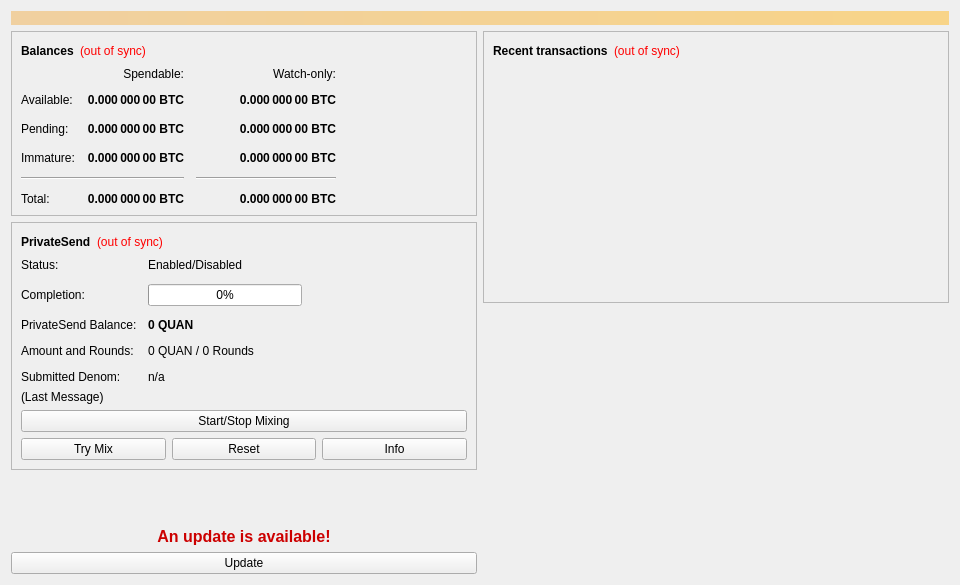
<?xml version="1.0" encoding="UTF-8"?>
<ui version="4.0">
 <class>OverviewPage</class>
 <widget class="QWidget" name="OverviewPage">
  <property name="geometry">
   <rect>
    <x>0</x>
    <y>0</y>
    <width>960</width>
    <height>585</height>
   </rect>
  </property>
  <property name="minimumSize">
   <size>
    <width>960</width>
    <height>0</height>
   </size>
  </property>
  <property name="windowTitle">
   <string>Form</string>
  </property>
  <layout class="QVBoxLayout" name="topLayout">
   <item>
    <widget class="QLabel" name="labelAlerts">
     <property name="visible">
      <bool>false</bool>
     </property>
     <property name="styleSheet">
      <string notr="true">QLabel { background-color: qlineargradient(x1: 0, y1: 0, x2: 1, y2: 0, stop:0 #F0D0A0, stop:1 #F8D488); color:#000000; }</string>
     </property>
     <property name="wordWrap">
      <bool>true</bool>
     </property>
     <property name="margin">
      <number>3</number>
     </property>
     <property name="textInteractionFlags">
      <set>Qt::TextSelectableByMouse</set>
     </property>
    </widget>
   </item>
   <item>
    <layout class="QHBoxLayout" name="horizontalLayout" stretch="1,1">
     <item>
      <layout class="QVBoxLayout" name="verticalLayout_2">
       <item>
        <widget class="QFrame" name="frame">
         <property name="frameShape">
          <enum>QFrame::StyledPanel</enum>
         </property>
         <property name="frameShadow">
          <enum>QFrame::Raised</enum>
         </property>
         <layout class="QVBoxLayout" name="verticalLayout_4">
          <item>
           <layout class="QHBoxLayout" name="horizontalLayout_4">
            <item>
             <widget class="QLabel" name="label_5">
              <property name="font">
               <font>
                <weight>75</weight>
                <bold>true</bold>
               </font>
              </property>
              <property name="text">
               <string>Balances</string>
              </property>
             </widget>
            </item>
            <item>
             <widget class="QLabel" name="labelWalletStatus">
              <property name="toolTip">
               <string>The displayed information may be out of date. Your wallet automatically synchronizes with the QuantisNet network after a connection is established, but this process has not completed yet.</string>
              </property>
              <property name="styleSheet">
               <string notr="true">QLabel { color: red; }</string>
              </property>
              <property name="text">
               <string notr="true">(out of sync)</string>
              </property>
              <property name="alignment">
               <set>Qt::AlignLeading|Qt::AlignLeft|Qt::AlignVCenter</set>
              </property>
             </widget>
            </item>
            <item>
             <spacer name="horizontalSpacer_3">
              <property name="orientation">
               <enum>Qt::Horizontal</enum>
              </property>
              <property name="sizeHint" stdset="0">
               <size>
                <width>40</width>
                <height>20</height>
               </size>
              </property>
             </spacer>
            </item>
           </layout>
          </item>
          <item>
           <layout class="QGridLayout" name="gridLayout">
            <property name="spacing">
             <number>12</number>
            </property>
            <item row="2" column="2">
             <widget class="QLabel" name="labelWatchPending">
              <property name="font">
               <font>
                <weight>75</weight>
                <bold>true</bold>
               </font>
              </property>
              <property name="cursor">
               <cursorShape>IBeamCursor</cursorShape>
              </property>
              <property name="toolTip">
               <string>Unconfirmed transactions to watch-only addresses</string>
              </property>
              <property name="text">
               <string notr="true">0.000 000 00 BTC</string>
              </property>
              <property name="alignment">
               <set>Qt::AlignRight|Qt::AlignTrailing|Qt::AlignVCenter</set>
              </property>
              <property name="textInteractionFlags">
               <set>Qt::LinksAccessibleByMouse|Qt::TextSelectableByKeyboard|Qt::TextSelectableByMouse</set>
              </property>
             </widget>
            </item>
            <item row="2" column="1">
             <widget class="QLabel" name="labelUnconfirmed">
              <property name="font">
               <font>
                <weight>75</weight>
                <bold>true</bold>
               </font>
              </property>
              <property name="cursor">
               <cursorShape>IBeamCursor</cursorShape>
              </property>
              <property name="toolTip">
               <string>Total of transactions that have yet to be confirmed, and do not yet count toward the spendable balance</string>
              </property>
              <property name="text">
               <string notr="true">0.000 000 00 BTC</string>
              </property>
              <property name="alignment">
               <set>Qt::AlignRight|Qt::AlignTrailing|Qt::AlignVCenter</set>
              </property>
              <property name="textInteractionFlags">
               <set>Qt::LinksAccessibleByMouse|Qt::TextSelectableByKeyboard|Qt::TextSelectableByMouse</set>
              </property>
             </widget>
            </item>
            <item row="3" column="2">
             <widget class="QLabel" name="labelWatchImmature">
              <property name="font">
               <font>
                <weight>75</weight>
                <bold>true</bold>
               </font>
              </property>
              <property name="cursor">
               <cursorShape>IBeamCursor</cursorShape>
              </property>
              <property name="toolTip">
               <string>Mined balance in watch-only addresses that has not yet matured</string>
              </property>
              <property name="text">
               <string notr="true">0.000 000 00 BTC</string>
              </property>
              <property name="alignment">
               <set>Qt::AlignRight|Qt::AlignTrailing|Qt::AlignVCenter</set>
              </property>
              <property name="textInteractionFlags">
               <set>Qt::LinksAccessibleByMouse|Qt::TextSelectableByKeyboard|Qt::TextSelectableByMouse</set>
              </property>
             </widget>
            </item>
            <item row="4" column="0" colspan="2">
             <widget class="Line" name="lineSpendableBalance">
              <property name="orientation">
               <enum>Qt::Horizontal</enum>
              </property>
             </widget>
            </item>
            <item row="4" column="2">
             <widget class="Line" name="lineWatchBalance">
              <property name="sizePolicy">
               <sizepolicy hsizetype="Preferred" vsizetype="Fixed">
                <horstretch>0</horstretch>
                <verstretch>0</verstretch>
               </sizepolicy>
              </property>
              <property name="minimumSize">
               <size>
                <width>140</width>
                <height>0</height>
               </size>
              </property>
              <property name="orientation">
               <enum>Qt::Horizontal</enum>
              </property>
             </widget>
            </item>
            <item row="5" column="0">
             <widget class="QLabel" name="labelTotalText">
              <property name="text">
               <string>Total:</string>
              </property>
             </widget>
            </item>
            <item row="3" column="1">
             <widget class="QLabel" name="labelImmature">
              <property name="font">
               <font>
                <weight>75</weight>
                <bold>true</bold>
               </font>
              </property>
              <property name="cursor">
               <cursorShape>IBeamCursor</cursorShape>
              </property>
              <property name="toolTip">
               <string>Mined balance that has not yet matured</string>
              </property>
              <property name="text">
               <string notr="true">0.000 000 00 BTC</string>
              </property>
              <property name="alignment">
               <set>Qt::AlignRight|Qt::AlignTrailing|Qt::AlignVCenter</set>
              </property>
              <property name="textInteractionFlags">
               <set>Qt::LinksAccessibleByMouse|Qt::TextSelectableByKeyboard|Qt::TextSelectableByMouse</set>
              </property>
             </widget>
            </item>
            <item row="2" column="3">
             <spacer name="horizontalSpacer_2">
              <property name="orientation">
               <enum>Qt::Horizontal</enum>
              </property>
              <property name="sizeHint" stdset="0">
               <size>
                <width>40</width>
                <height>20</height>
               </size>
              </property>
             </spacer>
            </item>
            <item row="3" column="0">
             <widget class="QLabel" name="labelImmatureText">
              <property name="text">
               <string>Immature:</string>
              </property>
             </widget>
            </item>
            <item row="5" column="1">
             <widget class="QLabel" name="labelTotal">
              <property name="font">
               <font>
                <weight>75</weight>
                <bold>true</bold>
               </font>
              </property>
              <property name="cursor">
               <cursorShape>IBeamCursor</cursorShape>
              </property>
              <property name="toolTip">
               <string>Your current total balance</string>
              </property>
              <property name="text">
               <string notr="true">0.000 000 00 BTC</string>
              </property>
              <property name="alignment">
               <set>Qt::AlignRight|Qt::AlignTrailing|Qt::AlignVCenter</set>
              </property>
              <property name="textInteractionFlags">
               <set>Qt::LinksAccessibleByMouse|Qt::TextSelectableByKeyboard|Qt::TextSelectableByMouse</set>
              </property>
             </widget>
            </item>
            <item row="5" column="2">
             <widget class="QLabel" name="labelWatchTotal">
              <property name="font">
               <font>
                <weight>75</weight>
                <bold>true</bold>
               </font>
              </property>
              <property name="cursor">
               <cursorShape>IBeamCursor</cursorShape>
              </property>
              <property name="toolTip">
               <string>Current total balance in watch-only addresses</string>
              </property>
              <property name="text">
               <string notr="true">0.000 000 00 BTC</string>
              </property>
              <property name="alignment">
               <set>Qt::AlignRight|Qt::AlignTrailing|Qt::AlignVCenter</set>
              </property>
              <property name="textInteractionFlags">
               <set>Qt::LinksAccessibleByMouse|Qt::TextSelectableByKeyboard|Qt::TextSelectableByMouse</set>
              </property>
             </widget>
            </item>
            <item row="0" column="2">
             <widget class="QLabel" name="labelWatchonly">
              <property name="text">
               <string>Watch-only:</string>
              </property>
              <property name="alignment">
               <set>Qt::AlignRight|Qt::AlignTrailing|Qt::AlignVCenter</set>
              </property>
             </widget>
            </item>
            <item row="1" column="0">
             <widget class="QLabel" name="labelBalanceText">
              <property name="text">
               <string>Available:</string>
              </property>
             </widget>
            </item>
            <item row="1" column="1">
             <widget class="QLabel" name="labelBalance">
              <property name="font">
               <font>
                <weight>75</weight>
                <bold>true</bold>
               </font>
              </property>
              <property name="cursor">
               <cursorShape>IBeamCursor</cursorShape>
              </property>
              <property name="toolTip">
               <string>Your current spendable balance</string>
              </property>
              <property name="text">
               <string notr="true">0.000 000 00 BTC</string>
              </property>
              <property name="alignment">
               <set>Qt::AlignRight|Qt::AlignTrailing|Qt::AlignVCenter</set>
              </property>
              <property name="textInteractionFlags">
               <set>Qt::LinksAccessibleByMouse|Qt::TextSelectableByKeyboard|Qt::TextSelectableByMouse</set>
              </property>
             </widget>
            </item>
            <item row="1" column="2">
             <widget class="QLabel" name="labelWatchAvailable">
              <property name="font">
               <font>
                <weight>75</weight>
                <bold>true</bold>
               </font>
              </property>
              <property name="cursor">
               <cursorShape>IBeamCursor</cursorShape>
              </property>
              <property name="toolTip">
               <string>Your current balance in watch-only addresses</string>
              </property>
              <property name="text">
               <string notr="true">0.000 000 00 BTC</string>
              </property>
              <property name="alignment">
               <set>Qt::AlignRight|Qt::AlignTrailing|Qt::AlignVCenter</set>
              </property>
              <property name="textInteractionFlags">
               <set>Qt::LinksAccessibleByMouse|Qt::TextSelectableByKeyboard|Qt::TextSelectableByMouse</set>
              </property>
             </widget>
            </item>
            <item row="2" column="0">
             <widget class="QLabel" name="labelPendingText">
              <property name="text">
               <string>Pending:</string>
              </property>
             </widget>
            </item>
            <item row="0" column="1">
             <widget class="QLabel" name="labelSpendable">
              <property name="text">
               <string>Spendable:</string>
              </property>
              <property name="alignment">
               <set>Qt::AlignRight|Qt::AlignTrailing|Qt::AlignVCenter</set>
              </property>
             </widget>
            </item>
           </layout>
          </item>
         </layout>
        </widget>
       </item>
       <item>
        <widget class="QFrame" name="framePrivateSend">
         <property name="layoutDirection">
          <enum>Qt::LeftToRight</enum>
         </property>
         <property name="frameShape">
          <enum>QFrame::StyledPanel</enum>
         </property>
         <property name="frameShadow">
          <enum>QFrame::Raised</enum>
         </property>
         <layout class="QVBoxLayout" name="VerticalLayout_PS1">
          <item>
           <layout class="QHBoxLayout" name="horizontalLayout_5">
            <item>
             <widget class="QLabel" name="labelPrivateSendHeader">
              <property name="font">
               <font>
                <weight>75</weight>
                <bold>true</bold>
               </font>
              </property>
              <property name="text">
               <string>PrivateSend</string>
              </property>
             </widget>
            </item>
            <item>
             <widget class="QLabel" name="labelPrivateSendSyncStatus">
              <property name="toolTip">
               <string>The displayed information may be out of date. Your wallet automatically synchronizes with the QuantisNet network after a connection is established, but this process has not completed yet.</string>
              </property>
              <property name="styleSheet">
               <string notr="true">QLabel { color: red; }</string>
              </property>
              <property name="text">
               <string notr="true">(out of sync)</string>
              </property>
              <property name="alignment">
               <set>Qt::AlignLeading|Qt::AlignLeft|Qt::AlignVCenter</set>
              </property>
             </widget>
            </item>
            <item>
             <spacer name="horizontalSpacer_4">
              <property name="orientation">
               <enum>Qt::Horizontal</enum>
              </property>
              <property name="sizeHint" stdset="0">
               <size>
                <width>40</width>
                <height>20</height>
               </size>
              </property>
             </spacer>
            </item>
           </layout>
          </item>
          <item>
           <layout class="QFormLayout" name="privateSendFormLayout">
            <property name="fieldGrowthPolicy">
             <enum>QFormLayout::AllNonFixedFieldsGrow</enum>
            </property>
            <property name="horizontalSpacing">
             <number>11</number>
            </property>
            <property name="verticalSpacing">
             <number>12</number>
            </property>
            <item row="0" column="0">
             <widget class="QLabel" name="labelPrivateSendEnabledText">
              <property name="text">
               <string>Status:</string>
              </property>
             </widget>
            </item>
            <item row="0" column="1">
             <widget class="QLabel" name="labelPrivateSendEnabled">
              <property name="text">
               <string>Enabled/Disabled</string>
              </property>
             </widget>
            </item>
            <item row="1" column="0">
             <widget class="QLabel" name="labelCompletitionText">
              <property name="text">
               <string>Completion:</string>
              </property>
             </widget>
            </item>
            <item row="1" column="1">
             <widget class="QProgressBar" name="privateSendProgress">
              <property name="maximumSize">
               <size>
                <width>154</width>
                <height>16777215</height>
               </size>
              </property>
              <property name="value">
               <number>0</number>
              </property>
             </widget>
            </item>
            <item row="2" column="0">
             <widget class="QLabel" name="labelAnonymizedText">
              <property name="text">
               <string>PrivateSend Balance:</string>
              </property>
             </widget>
            </item>
            <item row="2" column="1">
             <widget class="QLabel" name="labelAnonymized">
              <property name="font">
               <font>
                <weight>75</weight>
                <bold>true</bold>
               </font>
              </property>
              <property name="text">
               <string notr="true">0 QUAN</string>
              </property>
             </widget>
            </item>
            <item row="3" column="0">
             <widget class="QLabel" name="labelAmountAndRoundsText">
              <property name="text">
               <string>Amount and Rounds:</string>
              </property>
             </widget>
            </item>
            <item row="3" column="1">
             <widget class="QLabel" name="labelAmountRounds">
              <property name="text">
               <string>0 QUAN / 0 Rounds</string>
              </property>
             </widget>
            </item>
            <item row="4" column="0">
             <widget class="QLabel" name="labelSubmittedDenomText">
              <property name="text">
               <string>Submitted Denom:</string>
              </property>
             </widget>
            </item>
            <item row="4" column="1">
             <widget class="QLabel" name="labelSubmittedDenom">
              <property name="toolTip">
               <string>The denominations you submitted to the Masternode.&lt;br&gt;To mix, other users must submit the exact same denominations.</string>
              </property>
              <property name="text">
               <string>n/a</string>
              </property>
             </widget>
            </item>
           </layout>
          </item>
          <item>
           <layout class="QVBoxLayout" name="VerticalLayout_PS">
            <item>
             <widget class="QLabel" name="labelPrivateSendLastMessage">
              <property name="text">
               <string>(Last Message)</string>
              </property>
              <property name="alignment">
               <set>Qt::AlignLeading|Qt::AlignLeft|Qt::AlignTop</set>
              </property>
              <property name="wordWrap">
               <bool>true</bool>
              </property>
             </widget>
            </item>
            <item>
             <widget class="QPushButton" name="togglePrivateSend">
              <property name="sizePolicy">
               <sizepolicy hsizetype="MinimumExpanding" vsizetype="Fixed">
                <horstretch>0</horstretch>
                <verstretch>0</verstretch>
               </sizepolicy>
              </property>
              <property name="text">
               <string>Start/Stop Mixing</string>
              </property>
             </widget>
            </item>
            <item>
             <layout class="QHBoxLayout" name="horizontalLayout_debugbuttons">
              <item>
               <widget class="QPushButton" name="privateSendAuto">
                <property name="sizePolicy">
                 <sizepolicy hsizetype="MinimumExpanding" vsizetype="Fixed">
                  <horstretch>0</horstretch>
                  <verstretch>0</verstretch>
                 </sizepolicy>
                </property>
                <property name="toolTip">
                 <string>Try to manually submit a PrivateSend request.</string>
                </property>
                <property name="text">
                 <string>Try Mix</string>
                </property>
               </widget>
              </item>
              <item>
               <widget class="QPushButton" name="privateSendReset">
                <property name="sizePolicy">
                 <sizepolicy hsizetype="MinimumExpanding" vsizetype="Fixed">
                  <horstretch>0</horstretch>
                  <verstretch>0</verstretch>
                 </sizepolicy>
                </property>
                <property name="toolTip">
                 <string>Reset the current status of PrivateSend (can interrupt PrivateSend if it's in the process of Mixing, which can cost you money!)</string>
                </property>
                <property name="autoFillBackground">
                 <bool>false</bool>
                </property>
                <property name="text">
                 <string>Reset</string>
                </property>
               </widget>
              </item>
              <item>
               <widget class="QPushButton" name="privateSendInfo">
                <property name="sizePolicy">
                 <sizepolicy hsizetype="MinimumExpanding" vsizetype="Fixed">
                  <horstretch>0</horstretch>
                  <verstretch>0</verstretch>
                 </sizepolicy>
                </property>
                <property name="toolTip">
                 <string>Information about PrivateSend and Mixing</string>
                </property>
                <property name="text">
                 <string>Info</string>
                </property>
               </widget>
              </item>
             </layout>
            </item>
           </layout>
          </item>
         </layout>
        </widget>
       </item>
       <item>
        <spacer name="verticalSpacer">
         <property name="orientation">
          <enum>Qt::Vertical</enum>
         </property>
         <property name="sizeHint" stdset="0">
          <size>
           <width>20</width>
           <height>40</height>
          </size>
         </property>
        </spacer>
       </item>
       <item>
         <widget class="QLabel" name="lableUpgrade">
          <property name="enabled">
           <bool>true</bool>
          </property>
          <property name="text">
           <string>&lt;html&gt;&lt;head/&gt;&lt;body&gt;&lt;p&gt;&lt;span style=&quot; font-size:12pt; font-weight:600; color:#cc0000;&quot;&gt;An update is available!&lt;/span&gt;&lt;/p&gt;&lt;/body&gt;&lt;/html&gt;</string>
          </property>
          <property name="alignment">
           <set>Qt::AlignCenter</set>
          </property>
          <property name="openExternalLinks">
           <bool>true</bool>
          </property>
         </widget>
        </item>
        <item>
         <widget class="QPushButton" name="buttonUpgrade">
          <property name="enabled">
           <bool>true</bool>
          </property>
          <property name="cursor">
           <cursorShape>PointingHandCursor</cursorShape>
          </property>
          <property name="text">
           <string>Update</string>
          </property>
          <property name="autoDefault">
           <bool>false</bool>
          </property>
          <property name="default">
           <bool>false</bool>
          </property>
          <property name="flat">
           <bool>false</bool>
          </property>
         </widget>
        </item>
      </layout>
     </item>
     <item>
      <layout class="QVBoxLayout" name="verticalLayout_3">
       <item>
        <widget class="QFrame" name="frame_2">
         <property name="frameShape">
          <enum>QFrame::StyledPanel</enum>
         </property>
         <property name="frameShadow">
          <enum>QFrame::Raised</enum>
         </property>
         <layout class="QVBoxLayout" name="verticalLayout">
          <item>
           <layout class="QHBoxLayout" name="horizontalLayout_2">
            <item>
             <widget class="QLabel" name="label_4">
              <property name="font">
               <font>
                <weight>75</weight>
                <bold>true</bold>
               </font>
              </property>
              <property name="text">
               <string>Recent transactions</string>
              </property>
             </widget>
            </item>
            <item>
             <widget class="QLabel" name="labelTransactionsStatus">
              <property name="toolTip">
               <string>The displayed information may be out of date. Your wallet automatically synchronizes with the QuantisNet network after a connection is established, but this process has not completed yet.</string>
              </property>
              <property name="styleSheet">
               <string notr="true">QLabel { color: red; }</string>
              </property>
              <property name="text">
               <string notr="true">(out of sync)</string>
              </property>
              <property name="alignment">
               <set>Qt::AlignLeading|Qt::AlignLeft|Qt::AlignVCenter</set>
              </property>
             </widget>
            </item>
            <item>
             <spacer name="horizontalSpacer">
              <property name="orientation">
               <enum>Qt::Horizontal</enum>
              </property>
              <property name="sizeHint" stdset="0">
               <size>
                <width>40</width>
                <height>20</height>
               </size>
              </property>
             </spacer>
            </item>
           </layout>
          </item>
          <item>
           <widget class="QListView" name="listTransactions">
            <property name="styleSheet">
             <string notr="true">QListView { background: transparent; }</string>
            </property>
            <property name="frameShape">
             <enum>QFrame::NoFrame</enum>
            </property>
            <property name="verticalScrollBarPolicy">
             <enum>Qt::ScrollBarAlwaysOff</enum>
            </property>
            <property name="horizontalScrollBarPolicy">
             <enum>Qt::ScrollBarAlwaysOff</enum>
            </property>
            <property name="selectionMode">
             <enum>QAbstractItemView::NoSelection</enum>
            </property>
           </widget>
          </item>
         </layout>
        </widget>
       </item>
       <item>
        <spacer name="verticalSpacer_2">
         <property name="orientation">
          <enum>Qt::Vertical</enum>
         </property>
         <property name="sizeHint" stdset="0">
          <size>
           <width>20</width>
           <height>40</height>
          </size>
         </property>
        </spacer>
       </item>
      </layout>
     </item>
    </layout>
   </item>
  </layout>
 </widget>
 <resources/>
 <connections/>
</ui>
